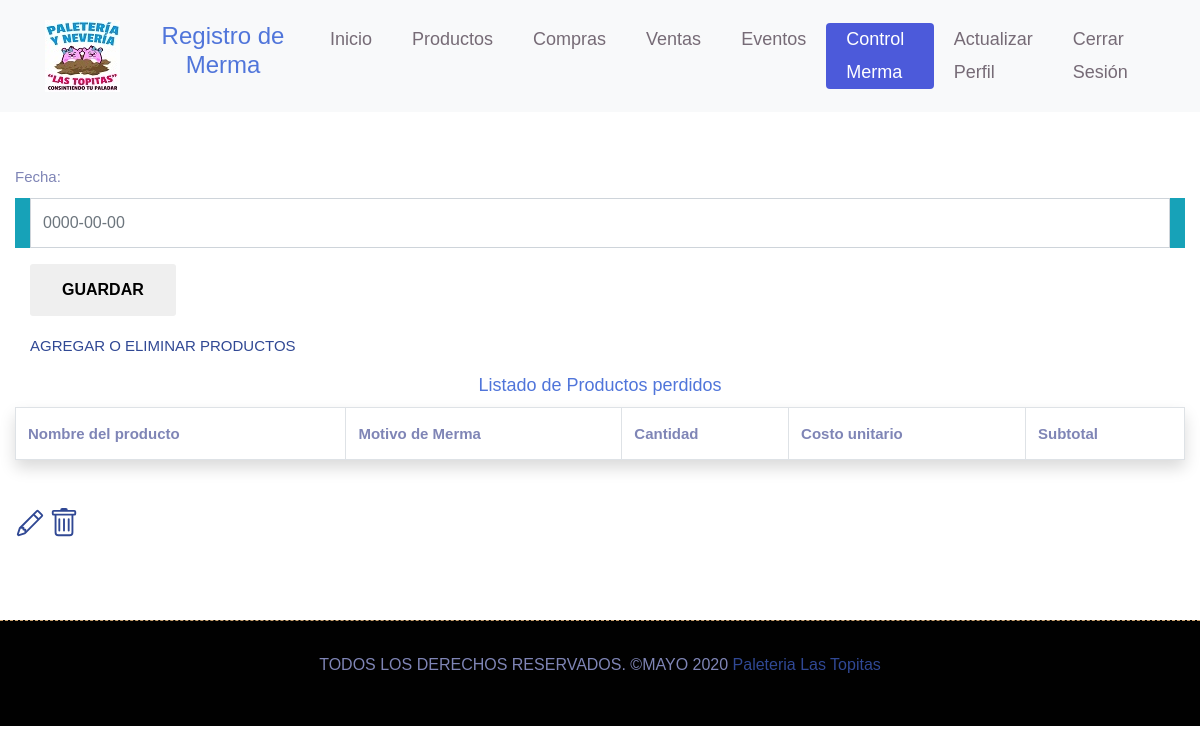
/paginas/controlMerma.php (signed in), run on an earlier commit of the app's database.
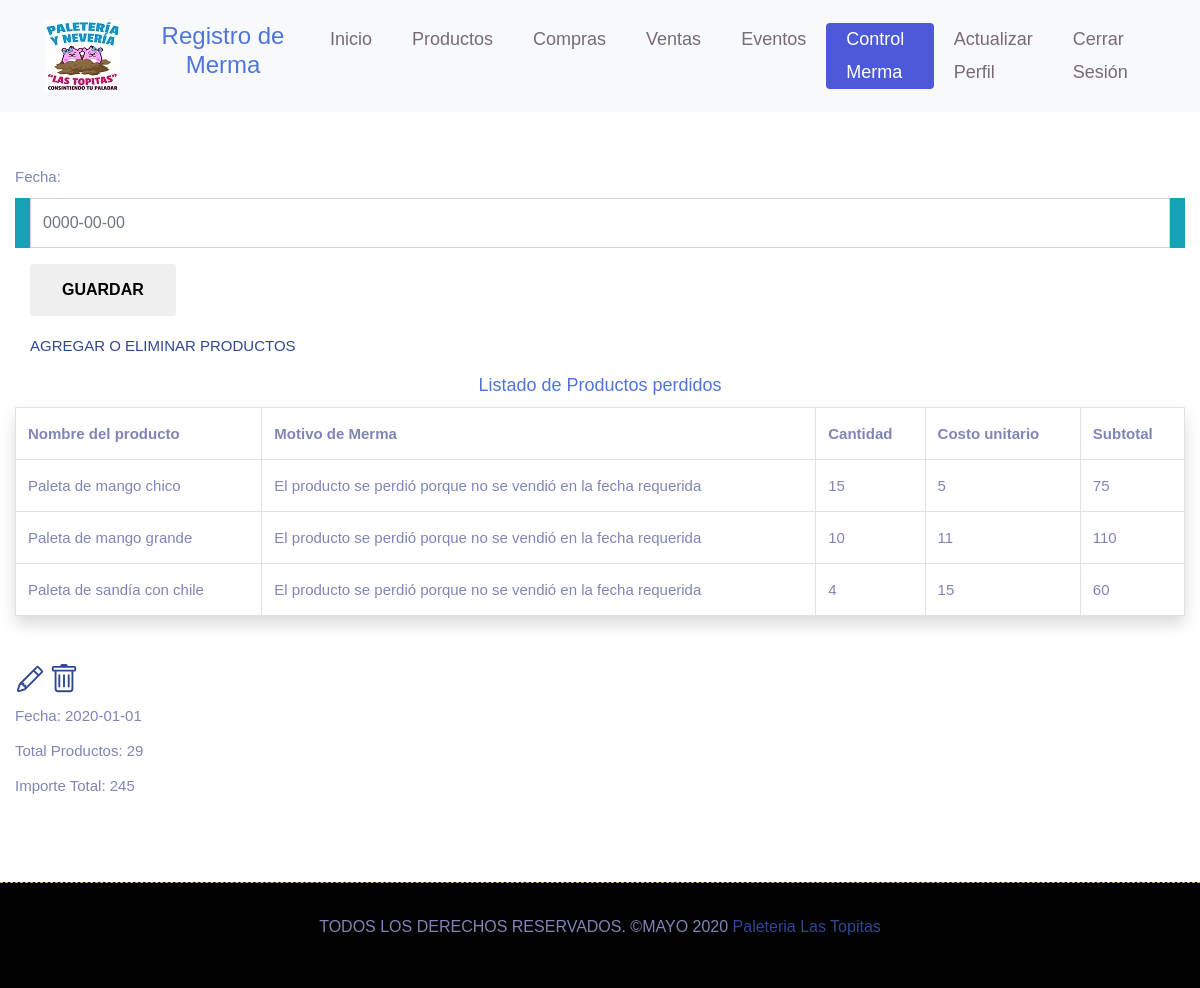
And on a later commit of the database.
### tables this page shows
CREATE TABLE `producto` (
  `idProducto` int(11) NOT NULL,
  `nombre` varchar(50) DEFAULT NULL,
  `precioVenta` int(5) DEFAULT NULL,
  `costoCompra` int(4) DEFAULT NULL,
  `stockActual` int(4) DEFAULT NULL,
  `stockMinimo` int(4) DEFAULT NULL,
  `stockMaximo` int(4) DEFAULT NULL,
  `descripcion` varchar(100) DEFAULT NULL,
  `estado` varchar(50) DEFAULT NULL
);

CREATE TABLE `detallecontrolmerma` (
  `iddetallecontrolmerma` int(10) UNSIGNED NOT NULL,
  `Producto_idProducto` int(10) UNSIGNED NOT NULL,
  `controlmerma_idcontrolMerma` int(11) NOT NULL,
  `motivoMerma` varchar(100) NOT NULL,
  `cantidadMerma` int(11) NOT NULL,
  `subTotalMerma` int(11) NOT NULL
);

CREATE TABLE `controlmerma` (
  `idcontrolMerma` int(11) NOT NULL,
  `fechaMerma` date NOT NULL,
  `cTotalMerma` double NOT NULL,
  `totalPerdida` double NOT NULL
);

### paginas/controlMerma.php (the view, shortened to what the changed rows need)
<?php session_start();
  if (isset($_SESSION['usuario'])){?>
<?php
include_once '../Cruds/crudCM.php';
?>
<!DOCTYPE html>
<html lang="en">
<head>
    <link rel="stylesheet" href="../css/bootstrap.min.css">
    <link rel="stylesheet" href="../css/style.css">
	<link rel="stylesheet" href="../css/responsive.css">
</head>
<body>
<header class="top-navbar">
    <nav class="navbar navbar-expand-lg navbar-light bg-light">
      <div class="container">
        <div class="text-center ba">
          <h1 class="titPrin">Registro de Merma</h1>
        </div>
      </div>
    </nav>
  </header>	 <br></br><br></br><br></br>
<div class="container-fluid ">
 <form method="post">
    <div class="form-group obtds">
    </div>
    <div class="form-group">
    </div>
    <div class="form-group">
    </div>
  </form>
<?php
 include_once '../Cruds/Db.php';
 $rs ="SELECT max(idcontrolMerma) as id from controlmerma"; $SQL=$MySQLiconn->query($rs);
 if ($row = $SQL->fetch_array()) { $id = trim($row[0]); }
 $filtro="SELECT producto.nombre, detallecontrolmerma.motivoMerma,detallecontrolmerma.cantidadMerma, producto.costoCompra, detallecontrolmerma.subTotalMerma FROM producto, detallecontrolmerma, controlmerma WHERE controlmerma.idcontrolMerma= '$id' AND detallecontrolmerma.Producto_idProducto= producto.idProducto AND detallecontrolmerma.controlmerma_idcontrolMerma= controlmerma.idcontrolMerma";
 $SQL = $MySQLiconn->query($filtro);
?>
 <h3 class="textoTa text-center">Listado de Productos perdidos</h3>
 <table class="table table-hover table-bordered shadow p-3 mb-5 bg-white rounded">
    <tr class="tabTit">
      <th>Nombre del producto</th>
      <th>Motivo de Merma</th>
      <th>Cantidad</th>
      <th>Costo unitario</th>
      <th>Subtotal</th>
    </tr>
  <?php
    while($row=$SQL->fetch_array())
    {
  ?>
    <tr class="tabCont">
      <td><?php echo $row['nombre']; ?></td>
      <td><?php echo $row['motivoMerma']; ?></td>
      <td><?php echo $row['cantidadMerma']; ?></td>
      <td><?php echo $row['costoCompra']; ?></td>
      <td><?php echo $row['subTotalMerma']; ?></td>
    </tr>
  <?php
    }
  ?>
</table>
<a href="?editar=<?php echo $row['idcontrolMerma'];?>" onclick="return confirm('¿Deseas Editarlo ?'); "></a>
<a href="?eliminar=<?php echo $row['idcontrolMerma']; ?>" onclick="return confirm('¿Seguro deseas eliminarlo?'); "></a><br>
<?php
  $datos="SELECT controlmerma.cTotalMerma, controlmerma.totalPerdida, producto.nombre, detallecontrolmerma.motivoMerma,detallecontrolmerma.cantidadMerma, producto.costoCompra, detallecontrolmerma.subTotalMerma FROM producto, detallecontrolmerma, controlmerma WHERE controlmerma.idcontrolMerma= '$id' AND detallecontrolmerma.Producto_idProducto= producto.idProducto AND detallecontrolmerma.controlmerma_idcontrolMerma= controlmerma.idcontrolMerma";
  $SQL = $MySQLiconn->query($datos); $Totalp=0; $TotalI=0;
  while($row=$SQL->fetch_array()){
    $Totalp = $Totalp + $row['cantidadMerma'];
    $TotalI = $TotalI + $row['subTotalMerma'];
  }
  $filtro="SELECT Producto_idProducto,controlmerma_idcontrolMerma,motivoMerma,cantidadMerma,subTotalMerma, fechaMerma,cTotalMerma,totalPerdida, producto.idProducto,producto.nombre,producto.costoCompra FROM detallecontrolmerma, controlmerma, producto WHERE controlmerma.idcontrolMerma= '$id' AND detallecontrolmerma.Producto_idProducto= producto.idProducto AND detallecontrolmerma.controlmerma_idcontrolMerma= controlmerma.idcontrolMerma";
  $SQL = $MySQLiconn->query($filtro);
  if ($row = $SQL->fetch_array()) {
?>
  <label>Fecha: <?php echo $row['fechaMerma'];?></label><br>
  <label>Total Productos: <?php echo $Totalp;?></label><br>
  <label>Importe Total: <?php echo $TotalI;?></label><br>
<?php
  }
?> </div><br><br>
</body>
</html>
<?php
  }else{
    header ('Location: ../login.php');
  }
?>

What changed in the data, as far as the page shows it:
now on this page (row edited): producto: nombre "Paleta de mango chico", detallecontrolmerma.motivoMerma "El producto se perdió porque no se vendió en la fecha requerida", detallecontrolmerma.cantidadMerma "15", costoCompra "5", detallecontrolmerma.subTotalMerma "75"
now on this page (row edited): producto: nombre "Paleta de mango grande", detallecontrolmerma.motivoMerma "El producto se perdió porque no se vendió en la fecha requerida", detallecontrolmerma.cantidadMerma "10", costoCompra "11", detallecontrolmerma.subTotalMerma "110"
added producto: nombre "Paleta de sandía con chile", detallecontrolmerma.motivoMerma "El producto se perdió porque no se vendió en la fecha requerida", detallecontrolmerma.cantidadMerma "4", costoCompra "15", detallecontrolmerma.subTotalMerma "60"
added controlmerma: fechaMerma "2020-01-01"
Also different on the page:
$Totalp: (not shown) → "29"
$TotalI: (not shown) → "245"
text now shown: "Fecha: Total Productos: Importe Total:"
